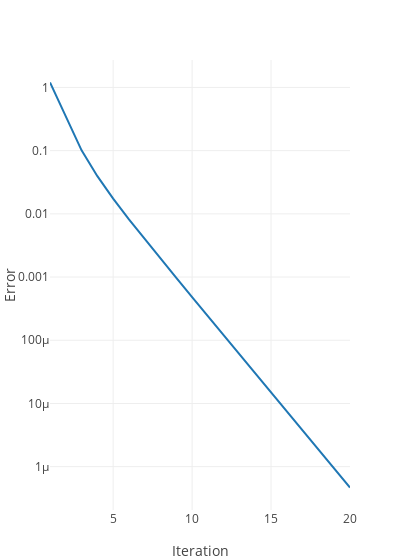

This figure's notebook cell:
### Code cell
# Error in eigenvalue calculation
plot(err,Layout(yaxis_type="log",xaxis_title="Iteration",yaxis_title="Error",width=400))

### Figure 1 — Plotly figure (JSON) as saved in the notebook; plotly's stock layout.template omitted (floating-point values rounded to 4 significant figures)
{"data": [{"type": "scatter", "x": [1, 2, 3, 4, 5, 6, 7, 8, 9, 10, 11, 12, 13, 14, 15, 16, 17, 18, 19, 20], "y": [1.197, 0.3476, 0.1011, 0.03944, 0.01742, 0.008177, 0.00396, 0.001949, 0.0009666, 0.0004814, 0.0002402, 0.00012, 5.996e-05, 2.997e-05, 1.498e-05, 7.491e-06, 3.746e-06, 1.873e-06, 9.364e-07, 4.682e-07]}], "layout": {"margin": {"b": 50, "l": 50, "r": 50, "t": 60}, "width": 400, "xaxis": {"title": "Iteration"}, "yaxis": {"title": "Error", "type": "log"}}}
